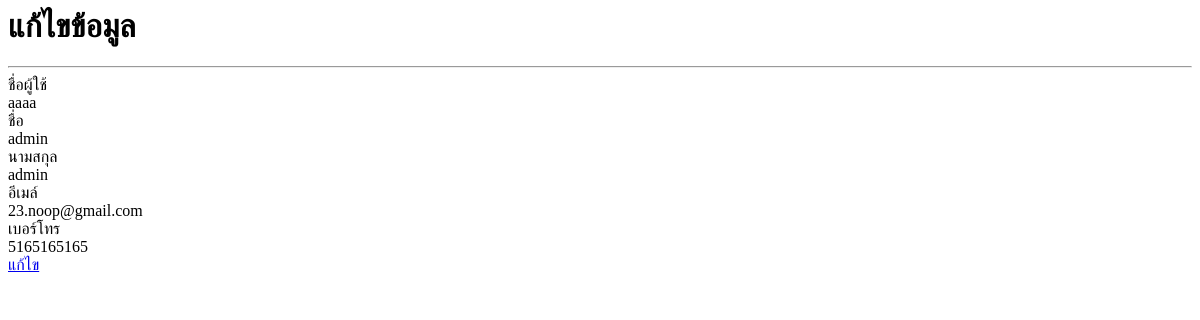
The app's page /admin/editprofile_show.php?user_id=30, older data.
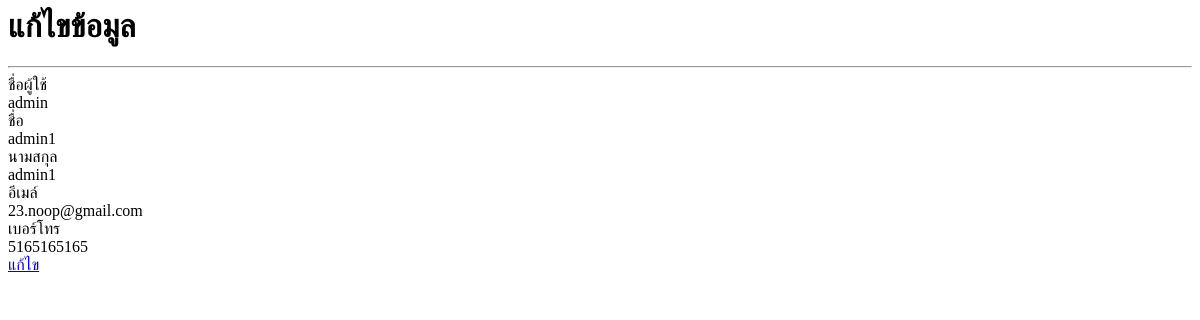
The same page, newer data.
### tables this page shows
CREATE TABLE `user` (
  `ID` int(5) NOT NULL,
  `Username` varchar(50) NOT NULL,
  `Password` varchar(200) NOT NULL,
  `Firstname` varchar(100) NOT NULL,
  `Lastname` varchar(100) NOT NULL,
  `email` varchar(100) NOT NULL,
  `phone` text NOT NULL,
  `Userlevel` varchar(1) NOT NULL,
  `user_date` date NOT NULL,
  `session_id` varchar(50) NOT NULL,
  `Status` varchar(1) NOT NULL
);

### admin/editprofile_show.php (the view, shortened to what this page needs)
<?php
$user_id = $_GET['user_id'];
$check = "SELECT * FROM user WHERE id = '$user_id' ";
$result = mysqli_query($con,$check) or die(mysqli_error());
$num = mysqli_fetch_assoc($result);
?>
<body>
  <div class="col-md-9 bg-light">
   <div class="py-2">
    <div class="container">
      <div class="row">
        <div class="col-md-12">
          <h1 class="text-center"><b>แก้ไขข้อมูล</b></h1>
          <hr>
        </div>
      </div>
    </div>
  </div>
  <div class="py-1">
    <div class="container w-46">
      <div class="row">
        <div class="text-left col-md-12" style="">
          <form class="" id="c_form-h" action="editprofile_db.php" method="post" >
            <div class="form-group row">
              <label class="col-2">ชื่อผู้ใช้</label>
              <div class="col-10">
                <div class="input-group">
                  <?php echo($num['Username'])?></div>
                </div>
              </div>
              <div class="form-group row"><label class="col-2">ชื่อ</label>
                <div class="col-10">
                  <div class="input-group">
                    <?php echo($num['Firstname'])?></div>
                  </div>
                </div>
                <div class="form-group row"><label class="col-2">นามสกุล</label>
                  <div class="col-10">
                    <div class="input-group">
                      <?php echo($num['Lastname'])?></div>
                    </div>
                  </div>
                  <div class="form-group row"> <label for="inputmailh" class="col-2 col-form-label">อีเมล์</label>
                    <div class="col-10">
                      <?php echo($num['email'])?> </div>
                    </div>
                    <div class="form-group row">
                      <label class="col-2">เบอร์โทร<br></label>
                      <div class="col-10">
                        <div class="input-group">
                          <?php echo($num['phone'])?></div>
                        </div>
                      </div>
                      <div class="py-3">
                        <div class="container">
                          <div class="row">
                            <div class="col-md-12 text-center">
                              <a class="btn btn-warning text-light mx-1" href="index.php?ep&user_id=<?php echo $_SESSION["UserID"]; ?>">แก้ไข</a>
                            </div>
                          </div>
                        </div>
                      </div>
                    </form>
                  </div>
                </div>
              </div>
            </div>
          </div>

Row changes from the older to the newer data that the page shows:
changed user "admin": Username "aaaa" → "admin"; Firstname "admin" → "admin1"; Lastname "admin" → "admin1"
